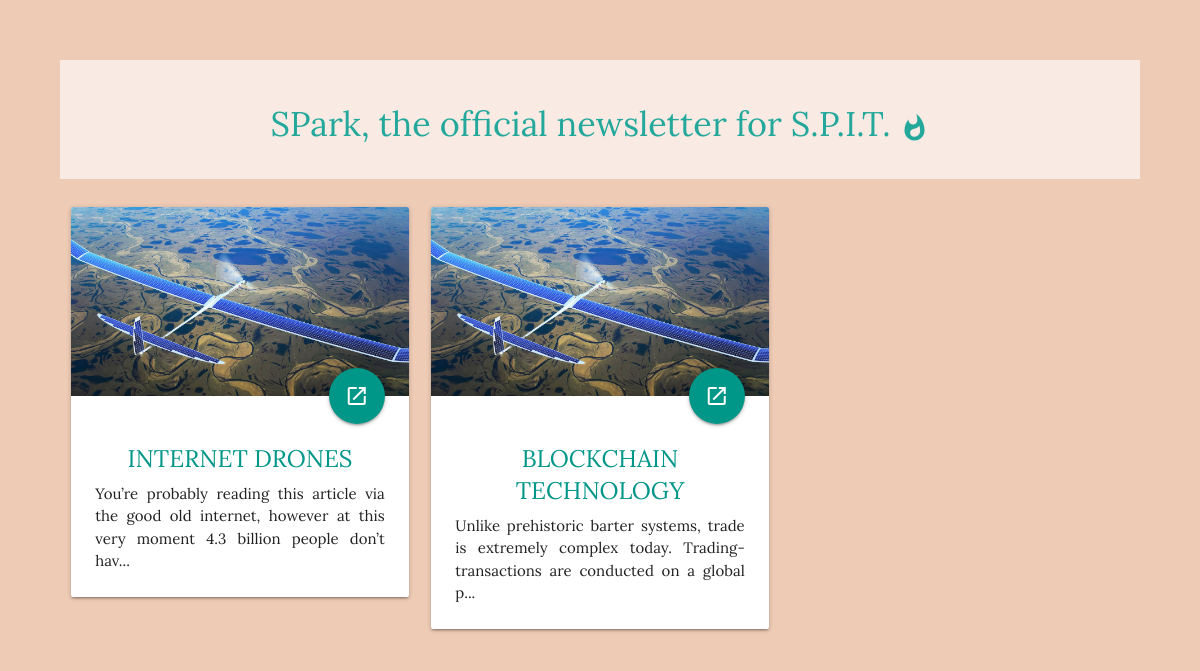
Page /drafts/articledisp/ on the earlier database version.
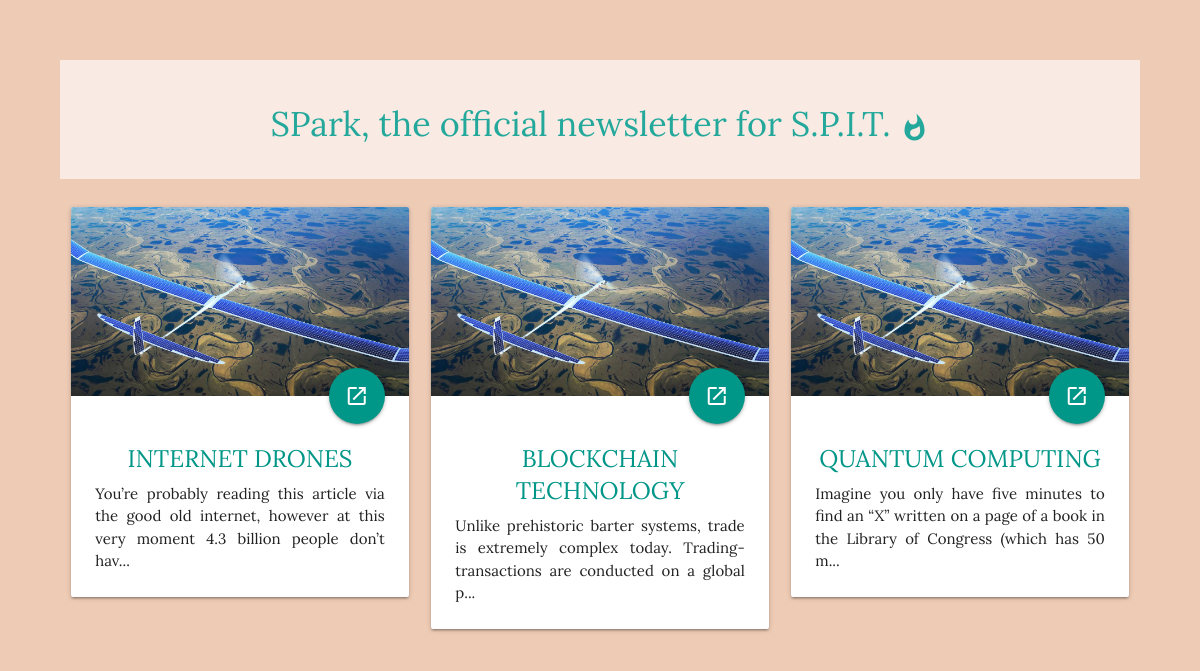
Same page on the later database version.
### drafts/models.py (models this page shows, shortened)
class drafts(models.Model):
    title = models.CharField(max_length = 100)
    body = models.TextField()
    date_of_update = models.DateField()
    date_of_publish = models.DateField()
    status = models.IntegerField()
    thumbnail = models.ImageField(upload_to = 'thumbs')
    author = models.CharField(max_length = 20)
    slug = models.SlugField()
    def snippet(self):
        return self.body[:120] + '...'

### drafts/views.py (the view)
# urls.py: path(r'articledisp/', views.articledisp),
def articledisp(request):
    draft = drafts.objects.filter(status = 4)
    return render(request, 'drafts/articledisp.html', {
        'docs' : draft
     })

### drafts/templates/drafts/articledisp.html (shortened to what this page needs)
{% load static from staticfiles %}
<!doctype html>
<html lang="en">
    <head>
        <link rel="stylesheet" href="https://cdnjs.cloudflare.com/ajax/libs/materialize/1.0.0/css/materialize.min.css">
    </head>
    <body style="margin: 60px;font-family: Lora;background-color: #eecbb5">
    <div class="background-wrap">
    </div>
        <div class="row" style="text-align: center;background-color: rgba(255,255,255,0.62)">
            <br>
            <h4 style="color: #24a89c">
                SPark, the official newsletter for S.P.I.T.
                <i class="material-icons" style="font-size: 30px;vertical-align:middle !important;">whatshot</i>
            </h4>
            <br>
        </div>
        <div class="row">
            {% for doc in docs %}
            <div class="col s12 m4 cards-container">
                <div class="card">
                    <div class="card-image">
                        <img src="{{ doc.thumbnail.url }}">
                        <a href="{% url 'drafts:details' slug=doc.slug %}" target="_blank" class="btn-floating btn-large halfway-fab waves-effect waves-light teal">
                            <i class="material-icons">launch</i>
                        </a>
                    </div>
                    <div class="card-content">
                        <br>
                        <span class="card-title center-align teal-text">{{ doc.title }}</span>
                        <p style="text-align: justify">
                            {{ doc.snippet }}
                        </p>
                    </div>
                </div>
            </div>
            {% endfor %}
        </div>
    </body>
</html>

Differences in the rows shown:
now on this page (row edited): drafts: thumbnail (picture), title "QUANTUM COMPUTING", snippet "Imagine you only have five minutes to find an “X” written on a page of a book in the Library of Congress (which has 50 m..."
